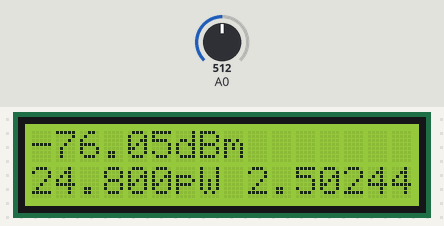
Bench run of a sketch on a simulated Arduino Uno, built with avr-gcc and run on an emulated ATmega328P. Shown: 16×2 character LCD. The inputs (shaded band) are chosen by the test bench; at power-on: A0 = 512.

Above: at 1.7 s.
1.8 s: A0 set to 570
At 3.7 s:
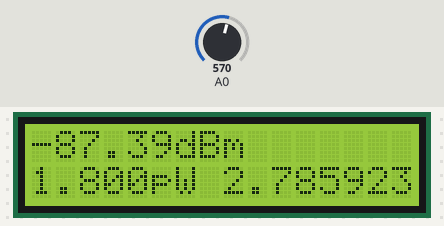
4.0 s: A0 set to 595
At 5.7 s:
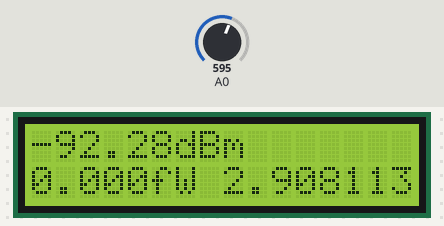
6.1 s: A0 set to 306
At 7.8 s:
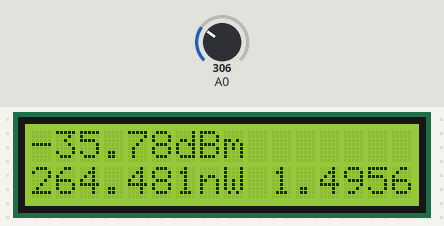
8.1 s: A0 set to 285
At 9.8 s:
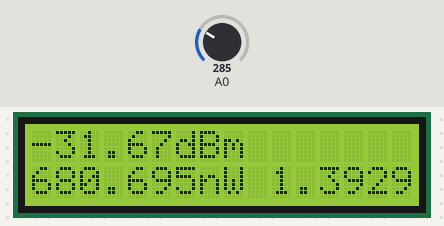
10.1 s: A0 set to 264
At 11.8 s:
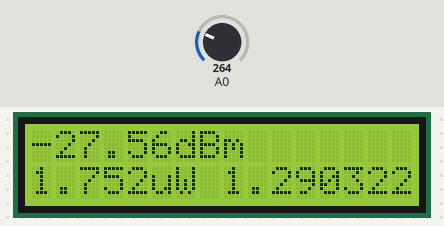
12.1 s: A0 set to 122
At 12.9 s:
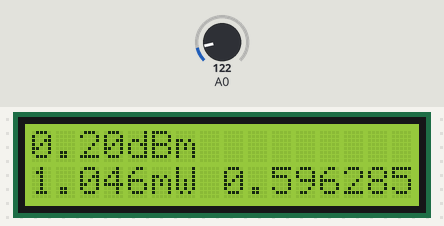
Timing chart, 0 to 15.1 s (numbered marks = the images above; inputs shaded):
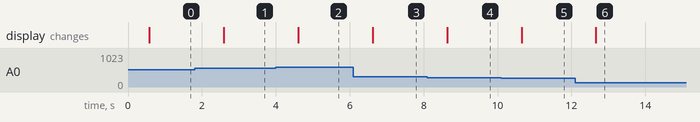

The sketch:

dBm_Power_Meter.ino
```cpp
#include <LiquidCrystal.h>
LiquidCrystal lcd(2, 3, 4, 5, 6, 7);

char v[20];
String vStr;
char d[10];
String dBm;
char m[30];
String mW;

void setup() {
  pinMode(A0,INPUT);
  Serial.begin(9600);
  lcd.begin(16, 2);
  lcd.noDisplay();
  delay(500);
  lcd.display();
}

void loop() {
  dtostrf(analogRead(A0)*(5./1023.), 1, 7, v);
  vStr = String(v);
  dBm = getdBm(v);
  float mW = getmW(v);
  String Wtype = "fW"; // femtowatt
  // determine the multiple
  // picowatt  .000000X
  // nanowatt  .00000X
  // microwatt .0000X
  // milliwatt .000X whole number to 999.9999 = milliwatts
  // watt      X.    whole numbers > 1000.0+  = Watt
  // kilowatt  X000. whole numbers > 10000.0+ = KWatt
  // https://www.safaribooksonline.com/library/view/fiber-optic-video/9780240804880/034_9780080506302_appG.html
  //float mWd = strtod(mW);
  float mWd = mW;
  if(mWd >= 0.000000000999 && mWd <= 0.000000999) {   // picowatt
    Wtype = "pW"; // x100000
    mWd = mWd * 1000000000;
  } else if(mWd >= 0.000000999 && mWd <= 0.000999) {  // nanowatt
    Wtype = "nW"; // x10000
    mWd = mWd * 1000000;
  } else if(mWd >= 0.000999 && mWd <= 0.999) {        // microwatt
    Wtype = "uW"; // x1000
    mWd = mWd * 1000;
  } else if(mWd >= 0.999 && mWd <= 999.9) {           // milliwatt
    Wtype = "mW";
  } else if(mWd >= 999.99) {                          // Watt
    Wtype = "W"; // /1000
    mWd = mWd / 1000;
  }
  //Serial.print(mWd);
  //Serial.println(Wtype);

  //
  lcd.clear();
  lcd.setCursor(0, 0);
  lcd.print(dBm+"dBm");
  lcd.setCursor(0, 1);
  dtostrf(mWd,1,3,m);
  lcd.print(m+Wtype+" "+vStr+"v");
  delay(1000);
}

void set_zero() {
  // input 0dBm to this device.
  // store the offset in memory (if we can't store it perm).
  // read the voltage when we know we're inputting 0dBm and that will be the
  // baseline for all other readings used within get_dBm() function instead of 0.6
  // which is probably incorrect.
  //
  //   float dBm = (volts - 0.6) / 0.025;
  //

}
void set_attenuator_inline(float add_dBm) {
  // add_dBm =  3.0 = 3db  attenuation
  //           10.0 = 10db
  //           30.0 = 30db
  //           etc...
  //
  // !!! NOT 3, 10, 30 !!!
  //
  // because we're inputing a stronger signal which is then being attenuated
  //
  // If we input +34dBm the ZX47-60 can only handle safely about 5dBm so we add inline
  // physically at this devices input, a 30dBm Attenuator.  What we would see without
  // using this function would +4dBm.  This function is intended to correct for this
  // additional attenuation and provide an accurate reading based on un-attenuated
  // signal on the LCD disply.  This way the user won't have to mentally calculate
  // the offset/difference while using the device if they're set this value in code.
  //
  // The best way to accomplish this would be to use a button and an obtical encoder
  // and create a menu for them to make changes to the code on the fly.
  //
  // Initially we'll just test by hard coding this and uploading the change to the Arduino.
  // However, the I'd prefer to have some sort of menu to allow for on-the-fly changes like this.
  //

}

float getdBm(char v[20]) {
  // Max Volts 2.1 / 65 dBm range = 0.0323 v/dBm
  float volts = atof(v);
  float dBm = (volts - 0.6012) / 0.025;
  if(dBm < 0) {
     dBm = abs(dBm);
  } else {
     dBm = dBm * -1;
  }
  return dBm;
}

float getmW(char v[20]) {
  //Serial.print(v);
  //Serial.print(" ");

  float dBm = getdBm(v);
  //Serial.print(dBm);
  //Serial.print(" ");

  // The formula for converting dBm to mW is:
  // P(Watts) = 10 ^ (( P(dBm) - 30) / 10)
  // so to get mW is to / 1000;

  float dBmDiv = dBm / 10;
  //Serial.print(dBmDiv);
  //Serial.print(" ");

  float PdBm = pow(10,dBmDiv);
  char PdBmChr[20];
  dtostrf(PdBm, 1, 10, PdBmChr);
  String PdBmStr = String(PdBmChr);
  //Serial.println(PdBmStr);

  return strtod(PdBmChr,NULL);
}
```

Measured:
- the behaviour switches between 584 and 585 on A0 (found by bisection; images 1 and 2)
- the behaviour switches between 277 and 276 on A0 (found by bisection; images 4 and 5)
- after the input at 1.8 s, the display: changes after 0.79 s (image 1)
- after the input at 4.0 s, the display: changes after 0.60 s (image 2)
- after the input at 6.1 s, the display: changes after 0.52 s (image 3)
- after the input at 8.1 s, the display: changes after 0.53 s (image 4)
- after the input at 10.1 s, the display: changes after 0.55 s (image 5)
- after the input at 12.1 s, the display: changes after 0.56 s (image 6)
